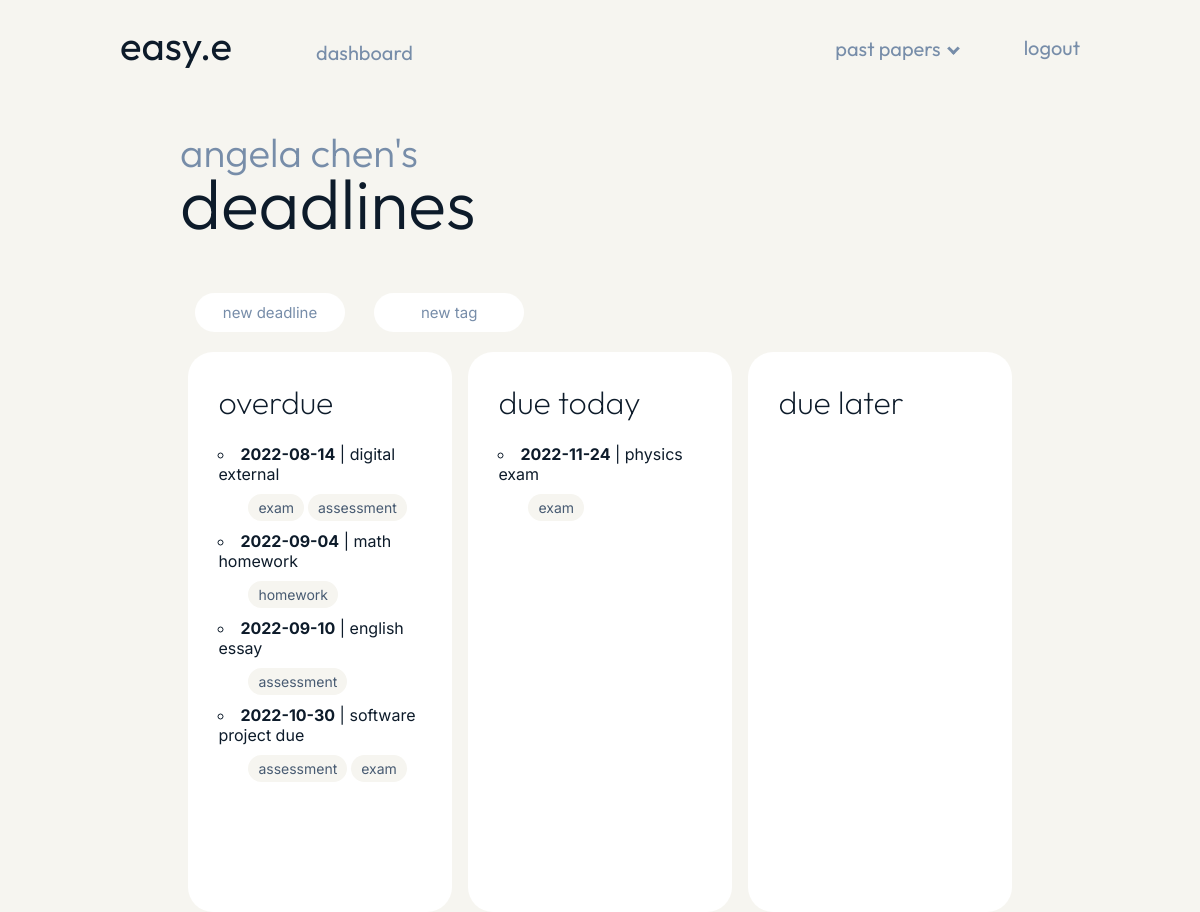
/deadlines (signed in), run on the app's committed database.
### models.py (models this page shows, shortened)
class User(UserMixin, db.Model):
    __tablename__ = "user_login"
    id = db.Column(db.Integer, primary_key=True)
    name = db.Column(db.Text())
    user_name = db.Column(db.String(15), unique=True)
    user_email = db.Column(db.String(50), unique=True)
    user_password = db.Column(db.String(80))
    todo = db.relationship("Todo", backref="todo")

class Deadline(db.Model):
    __tablename__ = "deadline"
    id = db.Column(db.Integer, primary_key=True)
    user = db.Column(db.Integer, db.ForeignKey("user_login.id"))
    date = db.Column(db.Date)
    name = db.Column(db.String())
    tags = db.relationship("Tag", secondary=DeadlineTag, back_populates="deadlines")

class Tag(db.Model):
    __tablename__ = "tag"
    id = db.Column(db.Integer, primary_key=True)
    user = db.Column(db.Integer, db.ForeignKey("user_login.id"))
    name = db.Column(db.String())
    deadlines = db.relationship(
        "Deadline", secondary=DeadlineTag, back_populates="tags"
    )

### main.py (the view)
@app.route("/deadlines")
@login_required
def deadlines():
    overdue_items = (  # Filters deadlines that are overdue.
        db.session.query(models.Deadline)
        .filter(models.Deadline.date < date.today()).filter_by(user=current_user.id)
        .all()
    )
    today_items = (  # Filters deadlines due today.
        db.session.query(models.Deadline)
        .filter(models.Deadline.date == date.today()).filter_by(user=current_user.id)
        .all()
    )
    later_items = (  # Filters deadlines due in the future.
        db.session.query(models.Deadline)
        .filter(models.Deadline.date > date.today()).filter_by(user=current_user.id)
        .all()
    )
    return render_template(
        "deadlines.html",
        name=current_user.name,
        overdue_items=overdue_items,
        today_items=today_items,
        later_items=later_items,
    )

### main.py (called while the page is built)
@login_manager.user_loader
def load_user(user_id):
    return models.User.query.get(int(user_id))

### templates/deadlines.html (shortened to what this page needs)
{% extends "layout_user.html" %}
{% block content %}
<div class="page">
    <div class="deadlines_header">
        <h1 class="welcome">{{ name }}'s</h1>
        <h1 class="welcome_name">deadlines</h1>
        <span>
            <a class="new_deadline_button" href="{{url_for('page_unavailable')}}"><button>new deadline</button></a>
            <a class="new_deadline_button" href="{{url_for('page_unavailable')}}"><button>new tag</button></a>
        </span>
    </div>
    <div class="deadlines_container">
        <div class="deadlines_sections">
            <h1 class="dashboard_subheadings">overdue</h1>
            {% for item in overdue_items %}
            <div class="deadline_div">
                <li><span>{{ item.date }}</span> | {{ item.name }} </li>
                <div class="deadline_tags">
                    {% for tag in item.tags %}
                    <li>{{ tag.name }}</li>
                    {% endfor %}
                </div>
            </div>
            {% endfor %}
        </div>
        <br>
        <div class="deadlines_sections">
            <h1 class="dashboard_subheadings">due today</h1>
            {% for item in today_items %}
            <div class="deadline_div">
                <li><span>{{ item.date }}</span> | {{ item.name }}</li>
                <div class="deadline_tags">
                    {% for tag in item.tags %}
                    <li>{{ tag.name }}</li>
                    {% endfor %}
                </div>
            </div>
            {% endfor%}
        </div>
        <br>
        <div class="deadlines_sections">
            <h1 class="dashboard_subheadings">due later</h1>
        </div>
    </div>
</div>
{% endblock %}

### static/styles.css (style rules this page uses)
body { background-color: #f6f5f0; margin: 0; padding: 0; }
.page { width: 70%; margin: auto; }
.welcome { font-weight: 300; color: #778da9; user-select: none; }
.welcome_name { font-weight: 300; font-size: 70px; padding-top: 0; margin-top: -45px; color: #0d1b2a; user-select: none; word-wrap: break-word; }
.dashboard_subheadings { font-family: 'Outfit', sans-serif; font-weight: 200; margin-top: 0; color: #0d1b2a; position: sticky; width: fit-content; display: inline-block; }
::placeholder { color: #778da9; font-weight: normal; }
.deadlines_header { font-family: 'Outfit', sans-serif; padding-top: 30px; font-size: 20px; width: 100%; margin-bottom: 0; }
.new_deadline_button button { color: #778da9; border-radius: 20px; padding: 10px; border: none; background-color: white; font-family: 'Inter', sans-serif; margin-left: 15px; transition-duration: 0.2s; cursor: pointer; font-size: 15px; margin-right: 10px; margin-bottom: 20px; width: 150px; }
.deadlines_container { display: inline-flex; width: 100%; }
.deadlines_sections { width: 80%; background-color: white; height: 500px; border-radius: 25px; margin-right: 1%; margin-left: 1%; padding: 30px; }
.deadline_div { font-family: 'Inter', sans-serif; list-style: circle; color: #0d1b2a; }
.deadline_div span { color: #0d1b2a; font-weight: bold; }
.deadline_tags { list-style: none; font-size: 14px; margin-left: 30px; color: #485b72; cursor: default; margin-top: 10px; margin-bottom: 10px; }
.deadline_tags li { display: inline-block; border-radius: 20px; padding: 5px; padding-left: 10px; padding-right: 10px; background-color: #f6f5f0; }

### data on the page
User: name "angela chen"
Deadline: date "2022-08-14", name "digital external"
Tag: name "exam"
Tag: name "assessment"
Deadline: date "2022-09-04", name "math homework"
Tag: name "homework"
Deadline: date "2022-09-10", name "english essay"
Deadline: date "2022-10-30", name "software project due"
Deadline: date "2022-11-24", name "physics exam"
